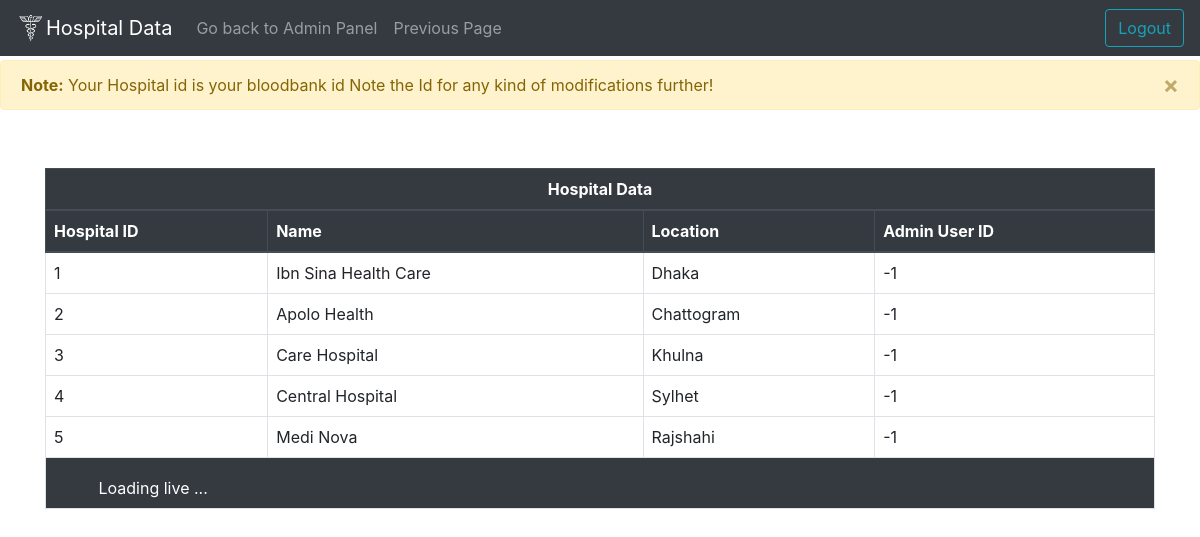
Screenshot of /Unicare/admin/bloodbank/Showallhos.php with the database file from the repository.
### tables this page shows
CREATE TABLE `hospital_location` (
  `Hospital_id` int(10) NOT NULL,
  `Location` varchar(20) DEFAULT NULL
);

CREATE TABLE `hospital` (
  `Hospital_id` int(10) NOT NULL,
  `Name` varchar(20) DEFAULT NULL,
  `Admin_user_id` int(10) DEFAULT NULL
);

### Unicare/admin/bloodbank/Showallhos.php (the view, shortened to what this page needs)
<!DOCTYPE html>
<html lang="en">
<head>
    <link rel="stylesheet" href="../../css/bootstrap/css/bootstrap.min.css">
    <link rel="stylesheet" href="../../css/style.css">
</head>
<body>
<body>
    <nav class="navbar navbar-expand-lg fixed-top navbar-dark bg-dark">
        <a class="navbar-brand" href="#"><img src="../../media/favicon.png" width="30" height="30" class="d-inline-block align-top" alt="">Hospital Data</a>
          <div class="collapse navbar-collapse" id="navbarSupportedContent">
          <ul class="navbar-nav mr-auto">
            <li class="nav-item">
            <a class="nav-link" href="../admin_panel.php">Go back to Admin Panel</a>
            </li>
            <li class="nav-item">
            <a class="nav-link" href="bloodbank.php">Previous Page</a>
            </li>
        </ul>
        <a class="btn btn-outline-info ml-aut"  href="../../signout.php" role="button" >Logout</a>
      </nav>
      <div class="admin_alert">
    <div class="alert alert-warning alert-dismissible fade show" role="alert">
        <strong>Note:</strong> Your Hospital id is your bloodbank id  Note the Id for any kind of modifications further!
        <button type="button" class="close" data-dismiss="alert" aria-label="Close">
            <span aria-hidden="true">&times;</span>
        </button>
    </div>
</div>
<?php
require_once '../../dbconnect.php';
?>
<div class="container mt-5" id="table">
    <div class="table-responsive">
        <table class="table custom-table">
            <thead class="thead-dark">
                <tr>
                    <th colspan="4" class="text-center">Hospital Data</th>
                </tr>
                <tr>
                    <th>Hospital ID</th>
                    <th>Name</th>
                    <th>Location</th>
                    <th>Admin User ID</th>
                </tr>
            </thead>
            <tbody>
            <?php
                $sql = "SELECT H.Hospital_id, H.Name AS Hospital_name, HL.Location, H.Admin_user_id
                        FROM Hospital H
                        INNER JOIN Hospital_location HL ON H.Hospital_id = HL.Hospital_id";
                $result = mysqli_query($conn, $sql);
                if (mysqli_num_rows($result) > 0) {
                    while($row = mysqli_fetch_assoc($result)) {
                        echo "<tr>";
                        echo "<td>" . $row['Hospital_id'] . "</td>";
                        echo "<td>" . $row['Hospital_name'] . "</td>";
                        echo "<td>" . $row['Location'] . "</td>";
                        echo "<td>" . $row['Admin_user_id'] . "</td>";
                        echo "</tr>";
                    }
                } else {
                    echo "<tr><td colspan='4'>No records found</td></tr>";
                }
                ?>
                <tfoot class="bg-dark text-white">
                <tr>
                    <td colspan="10">
                    <span class="ml-2">Loading live ...</span>
                    </td>
                </tr>
            </tfoot>
            </tbody>
        </table>
    </div>
</div>
</body>
</html>

### Unicare/css/style.css (style rules this page uses)
.custom-table { border: 1px solid #dee2e6; border-collapse: collapse; }
.custom-table th, .custom-table td { border: 1px solid #dee2e6; padding: 8px; }
.custom-table thead { background-color: #343a40; color: #fff; }
table { margin-top: 10px; }
.admin_alert { margin-top: 60px; }
html, body { height: 100%; margin: 0; padding: 0; }

### rows the page displays
hospital_location: Hospital_id.Hospital_id "1", Hospital_id.Name "Ibn Sina Health Care", Location "Dhaka", Hospital_id.Admin_user_id "-1"
hospital_location: Hospital_id.Hospital_id "2", Hospital_id.Name "Apolo Health", Location "Chattogram", Hospital_id.Admin_user_id "-1"
hospital_location: Hospital_id.Hospital_id "3", Hospital_id.Name "Care Hospital", Location "Khulna", Hospital_id.Admin_user_id "-1"
hospital_location: Hospital_id.Hospital_id "4", Hospital_id.Name "Central Hospital", Location "Sylhet", Hospital_id.Admin_user_id "-1"
hospital_location: Hospital_id.Hospital_id "5", Hospital_id.Name "Medi Nova", Location "Rajshahi", Hospital_id.Admin_user_id "-1"
